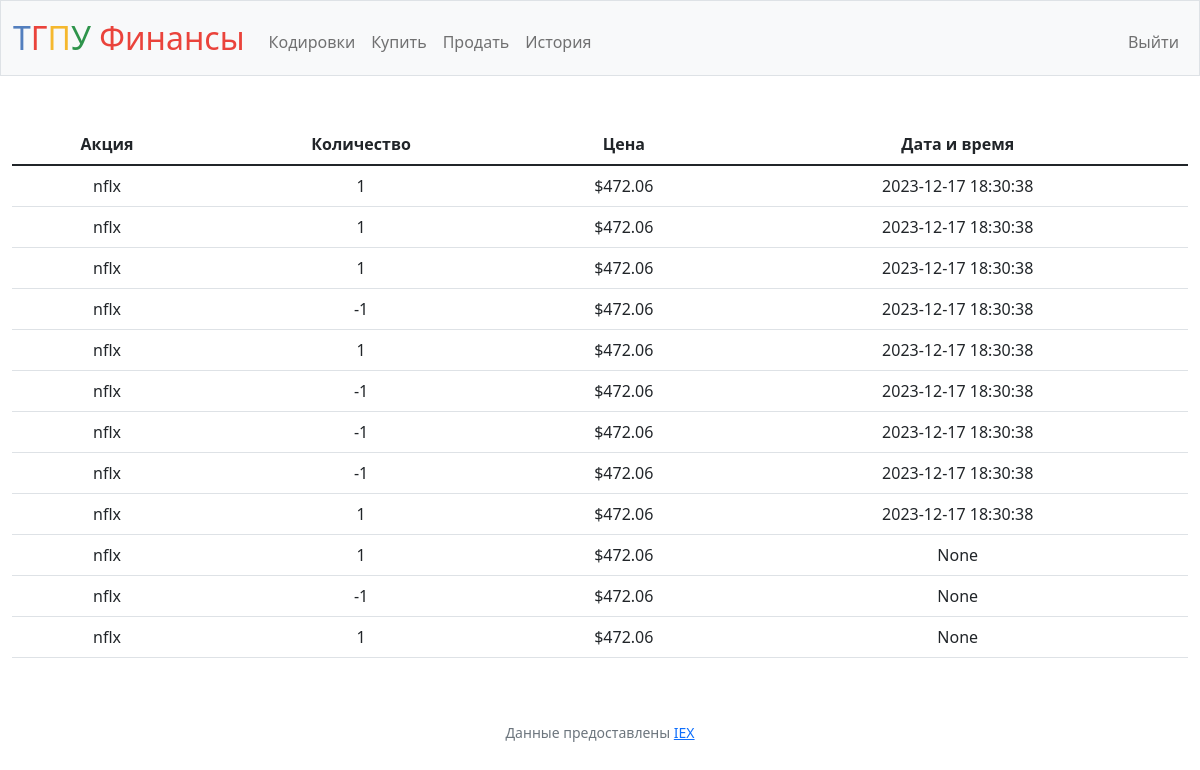
Screenshot of /history (signed in) with the database file from the repository.
### tables this page shows
CREATE TABLE transactions (
    id INTEGER PRIMARY KEY,
    user_id INTEGER,
    symbol TEXT,
    shares INTEGER, name TEXT, price INTEGER, type TEXT CHECK (type IN ('BUY', 'SELL')), transected_at DATETIME,
    FOREIGN KEY(user_id) REFERENCES users(id)
);

### app.py (the view)
@app.route("/history")
@login_required
def history():
    transactions = db.execute(""" SELECT symbol, price, transected_at, shares FROM transactions WHERE user_id = :user_id ORDER BY type DESC """, user_id=session["user_id"])
    return render_template("history.html", transactions=transactions, usd=usd)

### app.py (called while the page is built)
@app.after_request
def after_request(response):
    response.headers["Cache-Control"] = "no-cache, no-store, must-revalidate"
    response.headers["Expires"] = 0
    response.headers["Pragma"] = "no-cache"
    return response

### helpers.py (called while the page is built)
def login_required(f):
    @wraps(f)
    def decorated_function(*args, **kwargs):
        if session.get("user_id") is None:
            return redirect("/login")
        return f(*args, **kwargs)
    return decorated_function

def usd(value):
    return f"${value:,.2f}"

### templates/history.html (shortened to what this page needs)
{% extends "layout.html" %}
{% block main %}
    <table class="table">
        <thead>
            <tr>
                <th>Акция</th>
                <th>Количество</th>
                <th>Цена</th>
                <th>Дата и время</th>
            </tr>
        </thead>
        <tbody>
            {% for transaction in transactions %}
                <tr>
                    <td>{{ transaction["symbol"] }}</td>
                    <td>{{ transaction["shares"] }}</td>
                    <td>{{ usd(transaction["price"]) }}</td>
                    <td>{{ transaction["transected_at"] }}</td>
                </tr>
            {% endfor %}
        </tbody>
    </table>
{% endblock %}

### templates/layout.html (shortened to what this page needs)
<!DOCTYPE html>
<html lang="en">
    <head>
        <link href="https://cdn.jsdelivr.net/npm/bootstrap@5.1.3/dist/css/bootstrap.min.css" rel="stylesheet">
        <link href="/static/styles.css" rel="stylesheet">
    </head>
    <body>
        <nav class="bg-light border navbar navbar-expand-md navbar-light">
            <div class="container-fluid">
                <a class="navbar-brand" href="/"><span class="blue">Т</span><span class="red">Г</span><span class="yellow">П</span><span class="green">У</span> <span class="red">Финансы</span></a>
                <div class="collapse navbar-collapse" id="navbar">
                    {% if session["user_id"] %}
                        <ul class="navbar-nav me-auto mt-2">
                            <li class="nav-item"><a class="nav-link" href="/quote">Кодировки</a></li>
                            <li class="nav-item"><a class="nav-link" href="/buy">Купить</a></li>
                            <li class="nav-item"><a class="nav-link" href="/sell">Продать</a></li>
                            <li class="nav-item"><a class="nav-link" href="/history">История</a></li>
                        </ul>
                        <ul class="navbar-nav ms-auto mt-2">
                            <li class="nav-item"><a class="nav-link" href="/logout">Выйти</a></li>
                        </ul>
                    {% else %}
                        <ul class="navbar-nav ms-auto mt-2">
                            <li class="nav-item"><a class="nav-link" href="/register">Регистрация</a></li>
                            <li class="nav-item"><a class="nav-link" href="/login">Войти</a></li>
                        </ul>
                    {% endif %}
                </div>
            </div>
        </nav>
        <main class="container-fluid py-5 text-center">
            {% block main %}{% endblock %}
        </main>
        <footer class="mb-5 small text-center text-muted">
            Данные предоставлены <a href="https://iexcloud.io/">IEX</a>
        </footer>
    </body>
</html>

### static/styles.css (style rules this page uses)
nav .navbar-brand { font-size: xx-large; }
nav .navbar-brand .blue { color: #537fbe; }
nav .navbar-brand .red { color: #ea433b; }
nav .navbar-brand .yellow { color: #f5b82e; }
nav .navbar-brand .green { color: #2e944b; }

### rows the page displays
transactions: price "$472.06"
transactions: price "$472.06"
transactions: price "$472.06"
transactions: price "$472.06"
transactions: price "$472.06"
transactions: price "$472.06"
transactions: price "$472.06"
transactions: price "$472.06"
transactions: price "$472.06"
transactions: price "$472.06"
transactions: price "$472.06"
transactions: price "$472.06"
